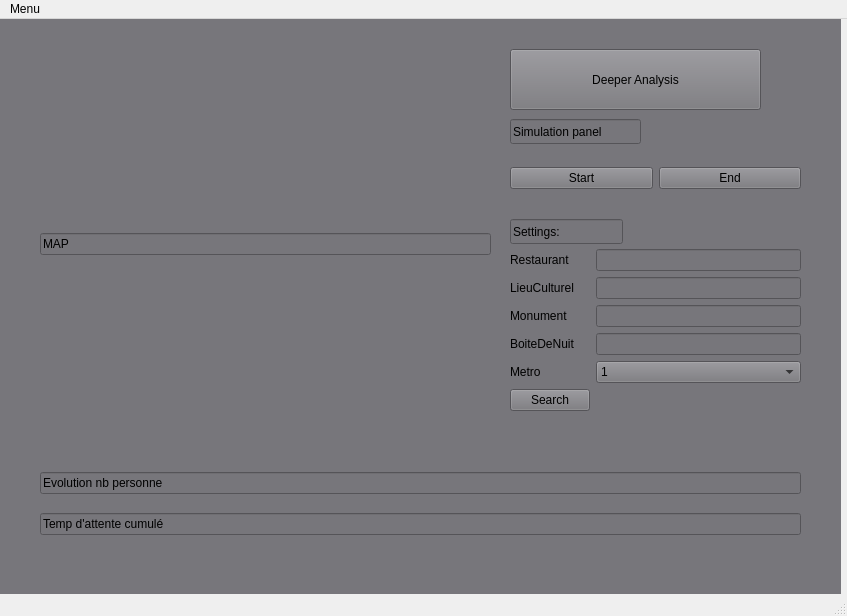
<?xml version="1.0" encoding="UTF-8"?>
<ui version="4.0">
 <class>MainWindow</class>
 <widget class="QMainWindow" name="MainWindow">
  <property name="geometry">
   <rect>
    <x>0</x>
    <y>0</y>
    <width>847</width>
    <height>616</height>
   </rect>
  </property>
  <property name="windowTitle">
   <string>MainWindow</string>
  </property>
  <widget class="QWidget" name="centralwidget">
   <widget class="QStackedWidget" name="mainStackedWidget">
    <property name="geometry">
     <rect>
      <x>0</x>
      <y>0</y>
      <width>841</width>
      <height>591</height>
     </rect>
    </property>
    <property name="currentIndex">
     <number>3</number>
    </property>
    <widget class="QWidget" name="acceuil">
     <property name="styleSheet">
      <string notr="true">background-color:rgb(119, 118, 123)</string>
     </property>
     <widget class="QPushButton" name="pushButton">
      <property name="geometry">
       <rect>
        <x>620</x>
        <y>160</y>
        <width>161</width>
        <height>61</height>
       </rect>
      </property>
      <property name="font">
       <font>
        <pointsize>15</pointsize>
       </font>
      </property>
      <property name="styleSheet">
       <string notr="true">background-color: rgb(190, 183, 183);</string>
      </property>
      <property name="text">
       <string>Commencer</string>
      </property>
     </widget>
     <widget class="QPlainTextEdit" name="descriptionText">
      <property name="geometry">
       <rect>
        <x>80</x>
        <y>240</y>
        <width>231</width>
        <height>301</height>
       </rect>
      </property>
      <property name="font">
       <font>
        <pointsize>13</pointsize>
       </font>
      </property>
      <property name="styleSheet">
       <string notr="true">background-color: rgb(217, 217, 217);</string>
      </property>
      <property name="readOnly">
       <bool>true</bool>
      </property>
      <property name="plainText">
       <string>Dans cette application nous allons simuler l'influence des JO 2024 sur les lieux de Paris.

On espère que cela vous plaira

-Simulation sur paris en générale
-Page d'analyse
-Simulation systeme métro</string>
      </property>
     </widget>
     <widget class="QPlainTextEdit" name="creditSpace">
      <property name="geometry">
       <rect>
        <x>610</x>
        <y>420</y>
        <width>131</width>
        <height>81</height>
       </rect>
      </property>
      <property name="styleSheet">
       <string notr="true">background-color: rgb(217, 217, 217);</string>
      </property>
      <property name="readOnly">
       <bool>true</bool>
      </property>
      <property name="plainText">
       <string>Créateur:
Clément ZHUANG
Linda TALA</string>
      </property>
     </widget>
     <widget class="QLineEdit" name="titleApp">
      <property name="geometry">
       <rect>
        <x>80</x>
        <y>90</y>
        <width>391</width>
        <height>41</height>
       </rect>
      </property>
      <property name="font">
       <font>
        <pointsize>20</pointsize>
        <italic>true</italic>
        <bold>true</bold>
       </font>
      </property>
      <property name="styleSheet">
       <string notr="true">color: rgb(255, 255, 255);
border-color: rgb(190, 183, 183);</string>
      </property>
      <property name="text">
       <string>OLYMPIC SIM'S</string>
      </property>
      <property name="readOnly">
       <bool>true</bool>
      </property>
     </widget>
    </widget>
    <widget class="QWidget" name="overview">
     <property name="styleSheet">
      <string notr="true">background-color:rgb(119, 118, 123)</string>
     </property>
     <widget class="QLabel" name="label">
      <property name="geometry">
       <rect>
        <x>300</x>
        <y>430</y>
        <width>67</width>
        <height>17</height>
       </rect>
      </property>
      <property name="text">
       <string>Aperçue</string>
      </property>
     </widget>
    </widget>
    <widget class="QWidget" name="analyse">
     <property name="styleSheet">
      <string notr="true">background-color:rgb(119, 118, 123)</string>
     </property>
    </widget>
    <widget class="QWidget" name="mainpage">
     <property name="styleSheet">
      <string notr="true">background-color:rgb(119, 118, 123)</string>
     </property>
     <widget class="QLineEdit" name="lineEdit_7">
      <property name="geometry">
       <rect>
        <x>510</x>
        <y>200</y>
        <width>113</width>
        <height>25</height>
       </rect>
      </property>
      <property name="text">
       <string>Settings:</string>
      </property>
      <property name="readOnly">
       <bool>true</bool>
      </property>
     </widget>
     <widget class="QWidget" name="formLayoutWidget_3">
      <property name="geometry">
       <rect>
        <x>510</x>
        <y>230</y>
        <width>291</width>
        <height>188</height>
       </rect>
      </property>
      <layout class="QFormLayout" name="formSettings_5">
       <item row="0" column="0">
        <widget class="QLabel" name="recchercheLabel">
         <property name="text">
          <string>Restaurant</string>
         </property>
        </widget>
       </item>
       <item row="0" column="1">
        <widget class="QLineEdit" name="recchercheLineEdit"/>
       </item>
       <item row="1" column="0">
        <widget class="QLabel" name="lieuCulturelLabel">
         <property name="text">
          <string>LieuCulturel</string>
         </property>
        </widget>
       </item>
       <item row="1" column="1">
        <widget class="QLineEdit" name="lieuCulturelLineEdit"/>
       </item>
       <item row="2" column="0">
        <widget class="QLabel" name="monumentLabel">
         <property name="text">
          <string>Monument</string>
         </property>
        </widget>
       </item>
       <item row="2" column="1">
        <widget class="QLineEdit" name="monumentLineEdit"/>
       </item>
       <item row="3" column="0">
        <widget class="QLabel" name="boiteDeNuitLabel">
         <property name="text">
          <string>BoiteDeNuit</string>
         </property>
        </widget>
       </item>
       <item row="3" column="1">
        <widget class="QLineEdit" name="boiteDeNuitLineEdit"/>
       </item>
       <item row="4" column="0">
        <widget class="QLabel" name="metroLabel">
         <property name="text">
          <string>Metro</string>
         </property>
        </widget>
       </item>
       <item row="4" column="1">
        <widget class="QComboBox" name="metroComboBox">
         <item>
          <property name="text">
           <string>1</string>
          </property>
         </item>
         <item>
          <property name="text">
           <string>2</string>
          </property>
         </item>
         <item>
          <property name="text">
           <string>3</string>
          </property>
         </item>
         <item>
          <property name="text">
           <string>3bis</string>
          </property>
         </item>
         <item>
          <property name="text">
           <string>4</string>
          </property>
         </item>
         <item>
          <property name="text">
           <string>5</string>
          </property>
         </item>
         <item>
          <property name="text">
           <string>6</string>
          </property>
         </item>
         <item>
          <property name="text">
           <string>7</string>
          </property>
         </item>
         <item>
          <property name="text">
           <string>7bis</string>
          </property>
         </item>
         <item>
          <property name="text">
           <string>8</string>
          </property>
         </item>
         <item>
          <property name="text">
           <string>9</string>
          </property>
         </item>
         <item>
          <property name="text">
           <string>10</string>
          </property>
         </item>
         <item>
          <property name="text">
           <string>11</string>
          </property>
         </item>
         <item>
          <property name="text">
           <string>12</string>
          </property>
         </item>
         <item>
          <property name="text">
           <string>13</string>
          </property>
         </item>
         <item>
          <property name="text">
           <string>14</string>
          </property>
         </item>
        </widget>
       </item>
       <item row="5" column="0">
        <widget class="QPushButton" name="pushButton_2">
         <property name="text">
          <string>Search</string>
         </property>
        </widget>
       </item>
      </layout>
     </widget>
     <widget class="QWidget" name="verticalLayoutWidget_5">
      <property name="geometry">
       <rect>
        <x>40</x>
        <y>440</y>
        <width>761</width>
        <height>89</height>
       </rect>
      </property>
      <layout class="QVBoxLayout" name="verticalLayout_2graph">
       <item>
        <widget class="QLineEdit" name="lineEdit">
         <property name="text">
          <string>Evolution nb personne</string>
         </property>
        </widget>
       </item>
       <item>
        <widget class="QLineEdit" name="lineEdit_2">
         <property name="text">
          <string>Temp d'attente cumulé</string>
         </property>
        </widget>
       </item>
      </layout>
     </widget>
     <widget class="QWidget" name="verticalLayoutWidget_6">
      <property name="geometry">
       <rect>
        <x>40</x>
        <y>30</y>
        <width>451</width>
        <height>391</height>
       </rect>
      </property>
      <layout class="QVBoxLayout" name="verticalLayout_map">
       <item>
        <widget class="QLineEdit" name="line">
         <property name="text">
          <string>MAP</string>
         </property>
         <property name="readOnly">
          <bool>true</bool>
         </property>
        </widget>
       </item>
      </layout>
     </widget>
     <widget class="QPushButton" name="pushButton_Analyse">
      <property name="geometry">
       <rect>
        <x>510</x>
        <y>30</y>
        <width>251</width>
        <height>61</height>
       </rect>
      </property>
      <property name="text">
       <string>Deeper Analysis</string>
      </property>
     </widget>
     <widget class="QLineEdit" name="lineEdit_8">
      <property name="geometry">
       <rect>
        <x>510</x>
        <y>100</y>
        <width>131</width>
        <height>25</height>
       </rect>
      </property>
      <property name="text">
       <string>Simulation panel</string>
      </property>
     </widget>
     <widget class="QWidget" name="horizontalLayoutWidget">
      <property name="geometry">
       <rect>
        <x>510</x>
        <y>129</y>
        <width>291</width>
        <height>61</height>
       </rect>
      </property>
      <layout class="QHBoxLayout" name="horizontalLayout">
       <item>
        <widget class="QPushButton" name="pushButton_5">
         <property name="text">
          <string>Start</string>
         </property>
        </widget>
       </item>
       <item>
        <widget class="QPushButton" name="pushButton_6">
         <property name="text">
          <string>End</string>
         </property>
        </widget>
       </item>
      </layout>
     </widget>
    </widget>
   </widget>
  </widget>
  <widget class="QMenuBar" name="menubar">
   <property name="geometry">
    <rect>
     <x>0</x>
     <y>0</y>
     <width>847</width>
     <height>22</height>
    </rect>
   </property>
   <widget class="QMenu" name="menuMenu">
    <property name="title">
     <string>Menu</string>
    </property>
   </widget>
   <addaction name="menuMenu"/>
  </widget>
  <widget class="QStatusBar" name="statusbar"/>
 </widget>
 <resources/>
 <connections/>
</ui>
